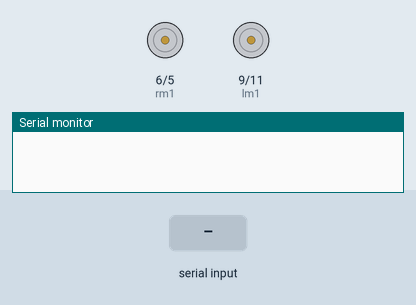
A sketch run on a simulated Arduino Uno, built with avr-gcc and run on an emulated ATmega328P. Parts: motor-driver pin pairs drawn as motors (green arrow = first pin HIGH = forward, orange = second pin HIGH = backward, longer = more drive), the last lines printed to the serial monitor. The test bench sets the inputs (shaded band).

Above: at 1.2 s.
1.3 s: "w" received over Serial
At 2.1 s:
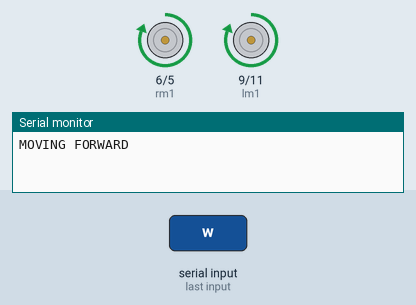
2.8 s: "s" received over Serial
At 3.2 s:
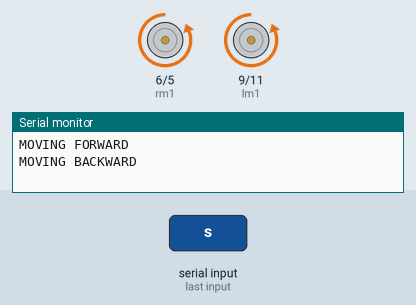
4.3 s: "d" received over Serial
At 5.5 s:
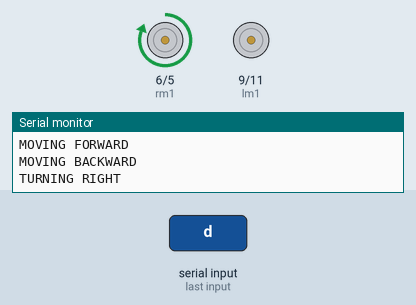
5.8 s: "a" received over Serial
At 6.7 s:
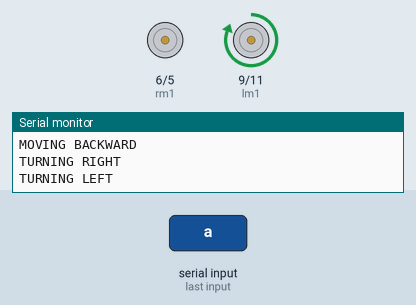
7.3 s: "c" received over Serial
At 7.8 s:
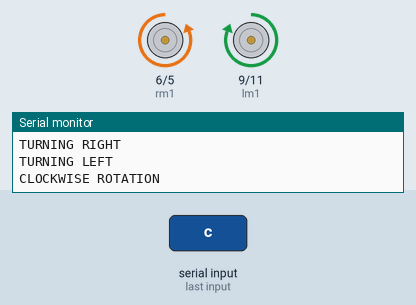
8.8 s: "v" received over Serial
At 10.2 s:
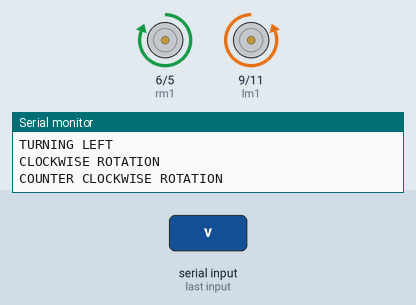
Timing chart, 0 to 11.3 s (numbered marks = the images above; inputs shaded):
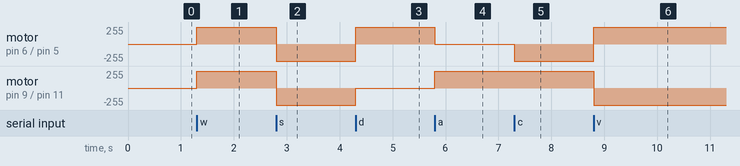

The sketch:

rcCar.ino
```cpp
#define lm1 9
#define lm2 11
#define rm1 6
#define rm2 5
#define enb 2
#define rspeed 255
#define lspeed 255
char val;


void setup() {

  // put your setup code here, to run once:
  //pinMode(enb,OUTPUT);
  pinMode(lm1,OUTPUT);
  pinMode(lm2,OUTPUT);
  pinMode(rm1,OUTPUT);
  pinMode(rm2,OUTPUT);
  Serial.begin(9600);
//  AT+CLASS=1;


}

void loop() {
  // put your main code here, to run repeatedly:
  //digitalWrite(enb,HIGH);
  if(Serial.available() )
  {
    val=Serial.read();
    if(val=='w')
  {
    analogWrite(lm1,lspeed);
    analogWrite(lm2,0);
    analogWrite(rm1,rspeed);
    analogWrite(rm2,0);
    Serial.println("MOVING FORWARD");
  }

 else if(val=='s')
  {
    analogWrite(lm1,0);
    analogWrite(lm2,lspeed);
    analogWrite(rm1,0);
    analogWrite(rm2,rspeed);
    Serial.println("MOVING BACKWARD");

  }

 else if(val=='d')
  {
    analogWrite(lm1,0);
    analogWrite(lm2,0);
    analogWrite(rm1,rspeed);
    analogWrite(rm2,0);
    Serial.println("TURNING RIGHT");

  }
 else if(val=='a')
  {
    analogWrite(lm1,lspeed);
    analogWrite(lm2,0);
    analogWrite(rm1,0);
    analogWrite(rm2,0);
    Serial.println("TURNING LEFT");
  }

 else if(val=='c')
  {
    analogWrite(lm1,lspeed);
    analogWrite(lm2,0);
    analogWrite(rm1,0);
    analogWrite(rm2,rspeed);
    Serial.println("CLOCKWISE ROTATION");
  }

 else if(val=='v')
  {
    analogWrite(lm1,0);
    analogWrite(lm2,lspeed);
    analogWrite(rm1,rspeed);
    analogWrite(rm2,0);
    Serial.println("COUNTER CLOCKWISE ROTATION");
  }

  else if(val=='q')
  {
     analogWrite(lm1,lspeed-100);
    analogWrite(lm2,0);
    analogWrite(rm1,rspeed-100);
    analogWrite(rm2,0);
  }

 else {
  Serial.println("Nothing is passed");
 }


  }
 /* else
  {
    Serial.println("STOP");
    analogWrite(lm1,0);
    analogWrite(lm2,0);
    analogWrite(rm1,0);
    analogWrite(rm2,0);
  }*/
}
```

Measured:
- after the input at 1.3 s, motor on pin 6 (rm1) / pin 5 (rm2), motor on pin 9 (lm1) / pin 11 (lm2): stopped → forward 255/255 at once
- after the input at 2.8 s, motor on pin 6 (rm1) / pin 5 (rm2), motor on pin 9 (lm1) / pin 11 (lm2): forward 255/255 → backward 255/255 at once
- after the input at 4.3 s, motor on pin 6 (rm1) / pin 5 (rm2): backward 255/255 → forward 255/255 at once; motor on pin 9 (lm1) / pin 11 (lm2): backward 255/255 → stopped at once
- after the input at 5.8 s, motor on pin 6 (rm1) / pin 5 (rm2): forward 255/255 → stopped at once; motor on pin 9 (lm1) / pin 11 (lm2): stopped → forward 255/255 at once
- after the input at 7.3 s, motor on pin 6 (rm1) / pin 5 (rm2): stopped → backward 255/255 at once
- after the input at 8.8 s, motor on pin 6 (rm1) / pin 5 (rm2): backward 255/255 → forward 255/255 at once; motor on pin 9 (lm1) / pin 11 (lm2): forward 255/255 → backward 255/255 at once
